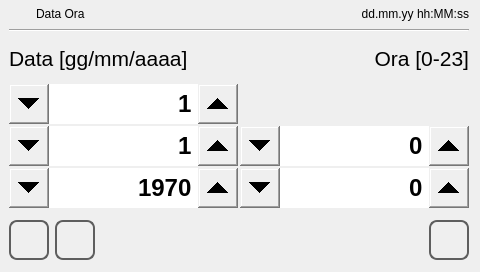
<?xml version="1.0" encoding="UTF-8"?>
<ui version="4.0">
 <class>time_set</class>
 <widget class="QWidget" name="time_set">
  <property name="geometry">
   <rect>
    <x>0</x>
    <y>0</y>
    <width>480</width><height>272</height>
   </rect>
  </property>
  <property name="minimumSize">
   <size>
    <width>0</width>
    <height>0</height>
   </size>
  </property>
  <property name="maximumSize">
   <size>
    <width>16777215</width>
    <height>16777215</height>
   </size>
  </property>
  <property name="windowTitle">
   <string>time_set</string>
  </property>
  <property name="styleSheet">
   <string notr="true">QPushButton
{
	font: 20pt &quot;Ubuntu&quot;;
}

 QSpinBox {
	font: 1000 18pt &quot;Ubuntu&quot;;
 }

 QSpinBox::up-button {
     subcontrol-origin: border;
     subcontrol-position: right center;
     height: 40px;
     width: 40px;
 }

 QSpinBox::up-arrow {
	image: url(:/systemicons/img/Forward.png);
     width: 10px;
     height: 10px;
 }

 QSpinBox::down-button {
     subcontrol-origin: border;
     subcontrol-position: left center;
     height: 40px;
     width: 40px;
}

 QSpinBox::down-arrow {
 	image: url(:/systemicons/img/Back.png);
     width: 10px;
     height: 10px;
 }
</string>
  </property>
  <layout class="QVBoxLayout" name="verticalLayout">
   <property name="spacing">
    <number>2</number>
   </property>
   <property name="leftMargin">
    <number>9</number>
   </property>
   <property name="topMargin">
    <number>2</number>
   </property>
   <property name="bottomMargin">
    <number>2</number>
   </property>
   <item>
    <layout class="QHBoxLayout" name="horizontalLayout">
     <property name="sizeConstraint">
      <enum>QLayout::SetMinimumSize</enum>
     </property>
     <item>
      <widget class="QLabel" name="labelIcon">
       <property name="minimumSize">
        <size>
         <width>25</width>
         <height>25</height>
        </size>
       </property>
       <property name="maximumSize">
        <size>
         <width>25</width>
         <height>25</height>
        </size>
       </property>
       <property name="focusPolicy">
        <enum>Qt::NoFocus</enum>
       </property>
       <property name="styleSheet">
        <string notr="true">border-image: url(:/systemicons/img/Clock.png);</string>
       </property>
       <property name="text">
        <string/>
       </property>
      </widget>
     </item>
     <item>
      <widget class="QLabel" name="labelTitle">
       <property name="sizePolicy">
        <sizepolicy hsizetype="Preferred" vsizetype="Fixed">
         <horstretch>0</horstretch>
         <verstretch>0</verstretch>
        </sizepolicy>
       </property>
       <property name="focusPolicy">
        <enum>Qt::NoFocus</enum>
       </property>
       <property name="text">
        <string>Data Ora</string>
       </property>
      </widget>
     </item>
     <item>
      <widget class="QLabel" name="labelUserName">
       <property name="text">
        <string/>
       </property>
      </widget>
     </item>
     <item>
      <widget class="QLabel" name="labelDataOra">
       <property name="sizePolicy">
        <sizepolicy hsizetype="Preferred" vsizetype="Fixed">
         <horstretch>0</horstretch>
         <verstretch>0</verstretch>
        </sizepolicy>
       </property>
       <property name="focusPolicy">
        <enum>Qt::NoFocus</enum>
       </property>
       <property name="text">
        <string>dd.mm.yy hh:MM:ss</string>
       </property>
       <property name="alignment">
        <set>Qt::AlignRight|Qt::AlignTrailing|Qt::AlignVCenter</set>
       </property>
      </widget>
     </item>
    </layout>
   </item>
   <item>
    <widget class="Line" name="line">
     <property name="orientation">
      <enum>Qt::Horizontal</enum>
     </property>
    </widget>
   </item>
   <item>
    <layout class="QGridLayout" name="gridLayout">
     <property name="verticalSpacing">
      <number>2</number>
     </property>
     <item row="0" column="0">
      <widget class="QLabel" name="labelDataTitle">
       <property name="sizePolicy">
        <sizepolicy hsizetype="Preferred" vsizetype="Minimum">
         <horstretch>0</horstretch>
         <verstretch>0</verstretch>
        </sizepolicy>
       </property>
       <property name="minimumSize">
        <size>
         <width>0</width>
         <height>0</height>
        </size>
       </property>
       <property name="font">
        <font>
         <family>Ubuntu</family>
         <pointsize>16</pointsize>
         <weight>50</weight>
         <italic>false</italic>
         <bold>false</bold>
        </font>
       </property>
       <property name="focusPolicy">
        <enum>Qt::NoFocus</enum>
       </property>
       <property name="text">
        <string>Data [gg/mm/aaaa]</string>
       </property>
      </widget>
     </item>
     <item row="0" column="1">
      <widget class="QLabel" name="labelOraTile">
       <property name="sizePolicy">
        <sizepolicy hsizetype="Minimum" vsizetype="Minimum">
         <horstretch>0</horstretch>
         <verstretch>0</verstretch>
        </sizepolicy>
       </property>
       <property name="minimumSize">
        <size>
         <width>0</width>
         <height>0</height>
        </size>
       </property>
       <property name="font">
        <font>
         <family>Ubuntu</family>
         <pointsize>16</pointsize>
         <weight>50</weight>
         <italic>false</italic>
         <bold>false</bold>
        </font>
       </property>
       <property name="focusPolicy">
        <enum>Qt::NoFocus</enum>
       </property>
       <property name="text">
        <string>Ora [0-23]</string>
       </property>
       <property name="alignment">
        <set>Qt::AlignRight|Qt::AlignTrailing|Qt::AlignVCenter</set>
       </property>
      </widget>
     </item>
     <item row="1" column="0">
      <widget class="QSpinBox" name="spinBoxGiorno">
       <property name="sizePolicy">
        <sizepolicy hsizetype="Expanding" vsizetype="Fixed">
         <horstretch>0</horstretch>
         <verstretch>0</verstretch>
        </sizepolicy>
       </property>
       <property name="minimumSize">
        <size>
         <width>0</width>
         <height>40</height>
        </size>
       </property>
       <property name="maximumSize">
        <size>
         <width>16777215</width>
         <height>40</height>
        </size>
       </property>
       <property name="font">
        <font>
         <family>Ubuntu</family>
         <pointsize>18</pointsize>
         <weight>99</weight>
         <italic>false</italic>
         <bold>true</bold>
        </font>
       </property>
       <property name="focusPolicy">
        <enum>Qt::NoFocus</enum>
       </property>
       <property name="styleSheet">
        <string notr="true"/>
       </property>
       <property name="wrapping">
        <bool>true</bool>
       </property>
       <property name="alignment">
        <set>Qt::AlignRight|Qt::AlignTrailing|Qt::AlignVCenter</set>
       </property>
       <property name="minimum">
        <number>1</number>
       </property>
       <property name="maximum">
        <number>31</number>
       </property>
       <property name="value">
        <number>1</number>
       </property>
      </widget>
     </item>
     <item row="2" column="0">
      <widget class="QSpinBox" name="spinBoxMese">
       <property name="sizePolicy">
        <sizepolicy hsizetype="Expanding" vsizetype="Fixed">
         <horstretch>0</horstretch>
         <verstretch>0</verstretch>
        </sizepolicy>
       </property>
       <property name="minimumSize">
        <size>
         <width>0</width>
         <height>40</height>
        </size>
       </property>
       <property name="maximumSize">
        <size>
         <width>16777215</width>
         <height>40</height>
        </size>
       </property>
       <property name="font">
        <font>
         <family>Ubuntu</family>
         <pointsize>18</pointsize>
         <weight>99</weight>
         <italic>false</italic>
         <bold>true</bold>
        </font>
       </property>
       <property name="focusPolicy">
        <enum>Qt::NoFocus</enum>
       </property>
       <property name="wrapping">
        <bool>true</bool>
       </property>
       <property name="alignment">
        <set>Qt::AlignRight|Qt::AlignTrailing|Qt::AlignVCenter</set>
       </property>
       <property name="minimum">
        <number>1</number>
       </property>
       <property name="maximum">
        <number>12</number>
       </property>
       <property name="value">
        <number>1</number>
       </property>
      </widget>
     </item>
     <item row="3" column="0">
      <widget class="QSpinBox" name="spinBoxAnno">
       <property name="sizePolicy">
        <sizepolicy hsizetype="Expanding" vsizetype="Fixed">
         <horstretch>0</horstretch>
         <verstretch>0</verstretch>
        </sizepolicy>
       </property>
       <property name="minimumSize">
        <size>
         <width>0</width>
         <height>40</height>
        </size>
       </property>
       <property name="maximumSize">
        <size>
         <width>16777215</width>
         <height>40</height>
        </size>
       </property>
       <property name="font">
        <font>
         <family>Ubuntu</family>
         <pointsize>18</pointsize>
         <weight>99</weight>
         <italic>false</italic>
         <bold>true</bold>
        </font>
       </property>
       <property name="focusPolicy">
        <enum>Qt::NoFocus</enum>
       </property>
       <property name="styleSheet">
        <string notr="true"/>
       </property>
       <property name="wrapping">
        <bool>true</bool>
       </property>
       <property name="alignment">
        <set>Qt::AlignRight|Qt::AlignTrailing|Qt::AlignVCenter</set>
       </property>
       <property name="maximum">
        <number>3000</number>
       </property>
       <property name="value">
        <number>1970</number>
       </property>
      </widget>
     </item>
     <item row="3" column="1">
      <widget class="QSpinBox" name="spinBoxMinuti">
       <property name="sizePolicy">
        <sizepolicy hsizetype="Expanding" vsizetype="Fixed">
         <horstretch>0</horstretch>
         <verstretch>0</verstretch>
        </sizepolicy>
       </property>
       <property name="minimumSize">
        <size>
         <width>0</width>
         <height>40</height>
        </size>
       </property>
       <property name="maximumSize">
        <size>
         <width>16777215</width>
         <height>40</height>
        </size>
       </property>
       <property name="font">
        <font>
         <family>Ubuntu</family>
         <pointsize>18</pointsize>
         <weight>99</weight>
         <italic>false</italic>
         <bold>true</bold>
        </font>
       </property>
       <property name="focusPolicy">
        <enum>Qt::NoFocus</enum>
       </property>
       <property name="wrapping">
        <bool>true</bool>
       </property>
       <property name="alignment">
        <set>Qt::AlignRight|Qt::AlignTrailing|Qt::AlignVCenter</set>
       </property>
       <property name="maximum">
        <number>59</number>
       </property>
      </widget>
     </item>
     <item row="2" column="1">
      <widget class="QSpinBox" name="spinBoxOre">
       <property name="sizePolicy">
        <sizepolicy hsizetype="Expanding" vsizetype="Fixed">
         <horstretch>0</horstretch>
         <verstretch>0</verstretch>
        </sizepolicy>
       </property>
       <property name="minimumSize">
        <size>
         <width>0</width>
         <height>40</height>
        </size>
       </property>
       <property name="maximumSize">
        <size>
         <width>16777215</width>
         <height>40</height>
        </size>
       </property>
       <property name="font">
        <font>
         <family>Ubuntu</family>
         <pointsize>18</pointsize>
         <weight>99</weight>
         <italic>false</italic>
         <bold>true</bold>
        </font>
       </property>
       <property name="focusPolicy">
        <enum>Qt::NoFocus</enum>
       </property>
       <property name="wrapping">
        <bool>true</bool>
       </property>
       <property name="alignment">
        <set>Qt::AlignRight|Qt::AlignTrailing|Qt::AlignVCenter</set>
       </property>
       <property name="maximum">
        <number>23</number>
       </property>
      </widget>
     </item>
    </layout>
   </item>
   <item>
    <layout class="QHBoxLayout" name="horizontalLayout_3">
     <property name="spacing">
      <number>6</number>
     </property>
     <item>
      <widget class="QPushButton" name="pushButton">
       <property name="minimumSize">
        <size>
         <width>40</width>
         <height>40</height>
        </size>
       </property>
       <property name="maximumSize">
        <size>
         <width>40</width>
         <height>40</height>
        </size>
       </property>
       <property name="focusPolicy">
        <enum>Qt::NoFocus</enum>
       </property>
       <property name="styleSheet">
        <string notr="true">QPushButton
{
border: 2px solid  rgb(94, 94, 94);
border-radius: 8px;
qproperty-icon: url(:/systemicons/img/Home.png);
qproperty-iconSize: 24px 24px;
qproperty-focusPolicy: NoFocus;
}
QPushButton:pressed
{
border: 2px solid  rgb(194, 194, 194);
background-color:  rgb(255, 255, 127);
}
QPushButton:disabled
{
border: 2px solid  rgb(194, 194, 194);
}
</string>
       </property>
       <property name="text">
        <string/>
       </property>
      </widget>
     </item>
     <item>
      <widget class="QPushButton" name="pushButton_2">
       <property name="minimumSize">
        <size>
         <width>40</width>
         <height>40</height>
        </size>
       </property>
       <property name="maximumSize">
        <size>
         <width>40</width>
         <height>40</height>
        </size>
       </property>
       <property name="focusPolicy">
        <enum>Qt::NoFocus</enum>
       </property>
       <property name="styleSheet">
        <string notr="true">QPushButton
{
border: 2px solid  rgb(94, 94, 94);
border-radius: 8px;
qproperty-icon: url(:/systemicons/img/Go_back.png);
qproperty-iconSize: 24px 24px;
qproperty-focusPolicy: NoFocus;
}
QPushButton:pressed
{
border: 2px solid  rgb(194, 194, 194);
background-color:  rgb(255, 255, 127);
}
QPushButton:disabled
{
border: 2px solid  rgb(194, 194, 194);
}
</string>
       </property>
       <property name="text">
        <string/>
       </property>
      </widget>
     </item>
     <item>
      <spacer name="horizontalSpacer">
       <property name="minimumSize">
        <size>
         <width>0</width>
         <height>60</height>
        </size>
       </property>
       <property name="maximumSize">
        <size>
         <width>16777215</width>
         <height>60</height>
        </size>
       </property>
       <property name="focusPolicy">
        <enum>Qt::NoFocus</enum>
       </property>
       <property name="orientation">
        <enum>Qt::Horizontal</enum>
       </property>
       <property name="sizeHint" stdset="0">
        <size>
         <width>40</width>
         <height>57</height>
        </size>
       </property>
      </spacer>
     </item>
     <item>
      <widget class="QPushButton" name="pushButtonOk">
       <property name="minimumSize">
        <size>
         <width>40</width>
         <height>40</height>
        </size>
       </property>
       <property name="maximumSize">
        <size>
         <width>40</width>
         <height>40</height>
        </size>
       </property>
       <property name="focusPolicy">
        <enum>Qt::NoFocus</enum>
       </property>
       <property name="styleSheet">
        <string notr="true">QPushButton
{
border: 2px solid  rgb(94, 94, 94);
border-radius: 8px;
qproperty-icon: url(:/systemicons/img/OK.png);
qproperty-iconSize: 24px 24px;
qproperty-focusPolicy: NoFocus;
}
QPushButton:pressed
{
border: 2px solid  rgb(194, 194, 194);
background-color:  rgb(255, 255, 127);
}
QPushButton:disabled
{
border: 2px solid  rgb(194, 194, 194);
}
</string>
       </property>
       <property name="text">
        <string/>
       </property>
      </widget>
     </item>
    </layout>
   </item>
  </layout>
 </widget>
 <resources/>
 <connections/>
</ui>
